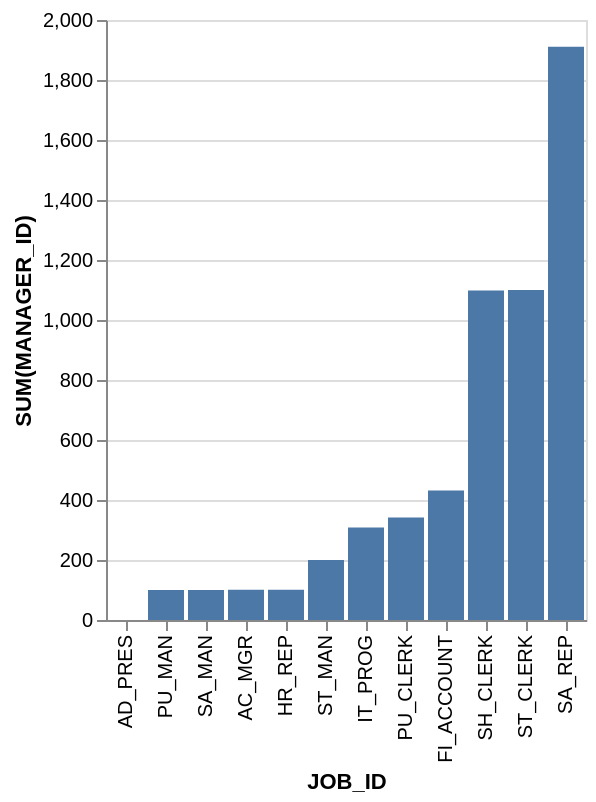

Write the Vega-Lite specification saved for this chart.
### Vega-Lite specification from a JSON file in a GitHub repository (floating-point values rounded to 4 significant figures)
{"data": {"values": [{"x_data": "AD_PRES", "y_data": 0}, {"x_data": "PU_MAN", "y_data": 100}, {"x_data": "SA_MAN", "y_data": 100}, {"x_data": "AC_MGR", "y_data": 101}, {"x_data": "HR_REP", "y_data": 101}, {"x_data": "ST_MAN", "y_data": 200}, {"x_data": "IT_PROG", "y_data": 308}, {"x_data": "PU_CLERK", "y_data": 342}, {"x_data": "FI_ACCOUNT", "y_data": 432}, {"x_data": "SH_CLERK", "y_data": 1098}, {"x_data": "ST_CLERK", "y_data": 1100}, {"x_data": "SA_REP", "y_data": 1911}]}, "mark": "bar", "encoding": {"x": {"field": "x_data", "type": "nominal", "title": "JOB_ID", "sort": {"op": "sum", "field": "y_data", "order": "ascending"}}, "y": {"field": "y_data", "type": "quantitative", "title": "SUM(MANAGER_ID)"}}}
